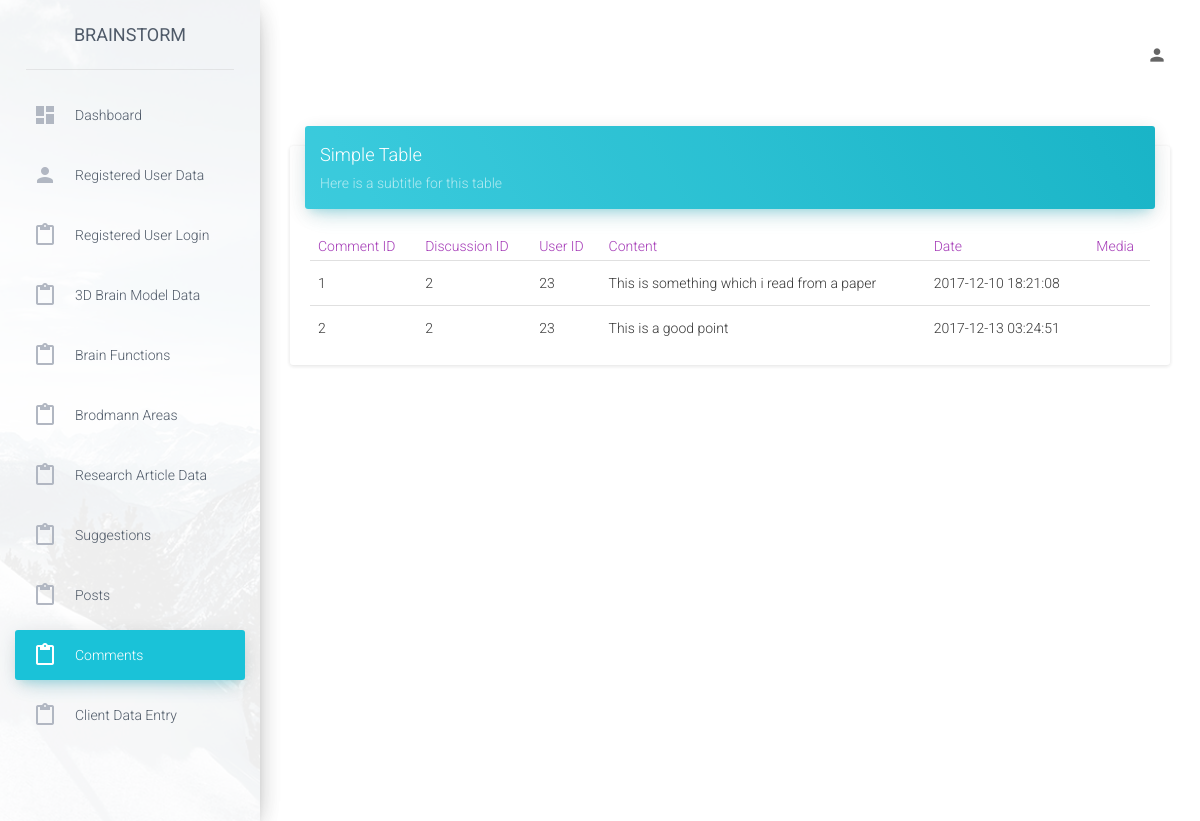
/admin/examples/comments.php, run on the app's committed database.
### tables this page shows
CREATE TABLE `comment` (
  `comm_id` int(11) NOT NULL,
  `content` varchar(45) DEFAULT NULL,
  `date` datetime DEFAULT NULL,
  `media` binary(1) DEFAULT NULL,
  `user_id` int(11) NOT NULL,
  `discussion_id` int(11) NOT NULL
);

### admin/examples/comments.php (the view, shortened to what this page needs)
<!doctype html>
<html lang="en">
<head>
    <link href="../assets/css/bootstrap.min.css" rel="stylesheet" />
    <link href="../assets/css/material-dashboard.css?v=1.2.0" rel="stylesheet" />
    <link href="../assets/css/demo.css" rel="stylesheet" />
    <link href="http://maxcdn.bootstrapcdn.com/font-awesome/latest/css/font-awesome.min.css" rel="stylesheet">
</head>
<?php
include("../config/db_connect.php");
?>
<body>
    <div class="wrapper">
        <div class="sidebar" data-color="blue" data-image="../assets/img/sidebar-1.jpg">
            <div class="logo">
                <a href="http://localhost/fMRI%20website/index.php" class="simple-text">
                    Brainstorm
                </a>
            </div>
            <div class="sidebar-wrapper">
                <ul class="nav">
                    <li>
                        <a href="dashboard.php">
                            <i class="material-icons">dashboard</i>
                            <p>Dashboard</p>
                        </a>
                    </li>
                    <li>
                        <a href="./user.php">
                            <i class="material-icons">person</i>
                            <p>Registered User Data</p>
                        </a>
                    </li>
                    <li>
                        <a href="./log.php">
                            <i class="material-icons">content_paste</i>
                            <p>Registered User Login </p>
                        </a>
                    </li>
                    <li>
                        <a href="./table.php">
                            <i class="material-icons">content_paste</i>
                            <p>3D Brain Model Data</p>
                        </a>
                    </li>
                    <li>
                        <a href="./function.php">
                            <i class="material-icons">content_paste</i>
                            <p>Brain Functions</p>
                        </a>
                    </li>
                     <li>
                        <a href="./brodmann areas.php">
                            <i class="material-icons">content_paste</i>
                            <p>Brodmann Areas</p>
                        </a>
                    </li>
                    <li>
                        <a href="./article.php">
                            <i class="material-icons">content_paste</i>
                            <p>Research Article Data</p>
                        </a>
                    </li>
                    <li >
                        <a href="./suggestions.php">
                            <i class="material-icons">content_paste</i>
                            <p>Suggestions</p>
                        </a>
                    </li>
                    <li>
                        <a href="./posts.php">
                            <i class="material-icons">content_paste</i>
                            <p>Posts</p>
                        </a>
                    </li>
                    <li  class="active">
                        <a href="./comments.php">
                            <i class="material-icons">content_paste</i>
                            <p>Comments</p>
                        </a>
                    </li>
                    <li>
                        <a href="./client_data_entry.php">
                            <i class="material-icons">content_paste</i>
                            <p>Client Data Entry</p>
                        </a>
                    </li>
                </ul>
            </div>
        </div>
        <div class="main-panel">
            <nav class="navbar navbar-transparent navbar-absolute">
                <div class="container-fluid">
                    <div class="navbar-header">
                        <a class="navbar-brand" href="#"></a>
                    </div>
                    <div class="collapse navbar-collapse">
                        <ul class="nav navbar-nav navbar-right">
                            <li>
                                <a href="view_user.php">
                                    <i class="material-icons">person</i>
                                </a>
                            </li>
                        </ul>
                    </div>
                </div>
            </nav>
            <div class="content">
                <div class="container-fluid">
                    <div class="row">
                        <div class="col-md-12">
                            <div class="card">
                                <div class="card-header" data-background-color="blue">
                                    <h4 class="title">Simple Table</h4>
                                    <p class="category">Here is a subtitle for this table</p>
                                </div>
                                <div class="card-content table-responsive">
                                    <table class="table">
                                        <thead class="text-primary">
                                            <th>Comment ID</th>
                                            <th>Discussion ID</th>
                                            <th>User ID</th>
                                            <th>Content</th>
                                            <th>Date</th>
                                            <th>Media</th>
                                        </thead>
                                        <tbody>
                                            <?php
                                            $sql="SELECT * FROM comment";
                                            $result=$conn->query($sql);
                                            if ($result->num_rows>0) {
                                                while ($row=$result->fetch_assoc()) { ?>
                                                <tr>
                                                <td><?php echo $row["comm_id"];?></td>
                                                <td><?php echo $row["discussion_id"];?></td>
                                                <td><?php echo $row["user_id"];?></td>
                                                <td><?php echo $row["content"];?></td>
                                                <td><?php echo $row["date"];?></td>
                                                <td><?php echo $row["media"];?></td>
                                                </tr>
                                                <?php }
                                            }
                                            ?>
                                        </tbody>
                                    </table>
                                </div>
                            </div>
                        </div>
        </div>
    </div>
</body>
</html>

### data on the page
comment: comm_id "1", discussion "2", user "23", content "This is something which i read from a paper", date "2017-12-10 18:21:08"
comment: comm_id "2", discussion "2", user "23", content "This is a good point", date "2017-12-13 03:24:51"
